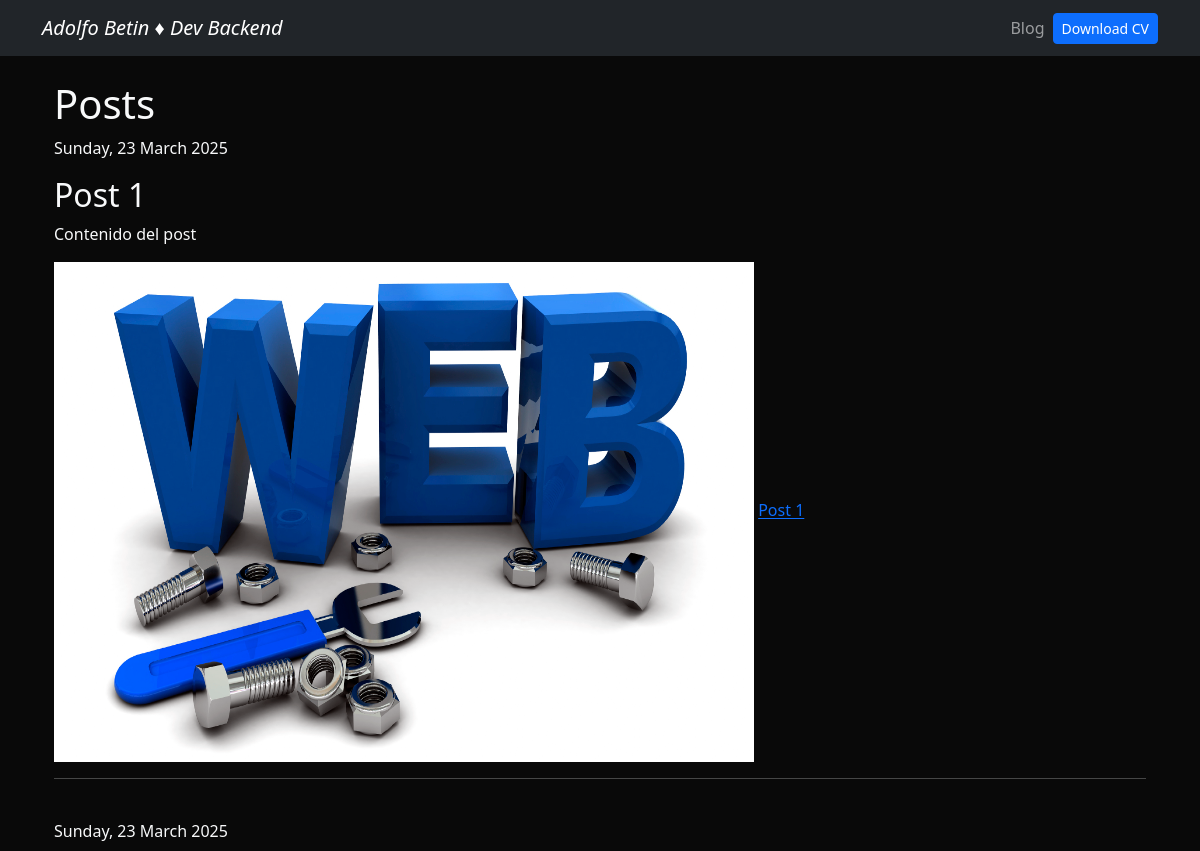
The page /blog/ (upper part) on the database as committed earlier.
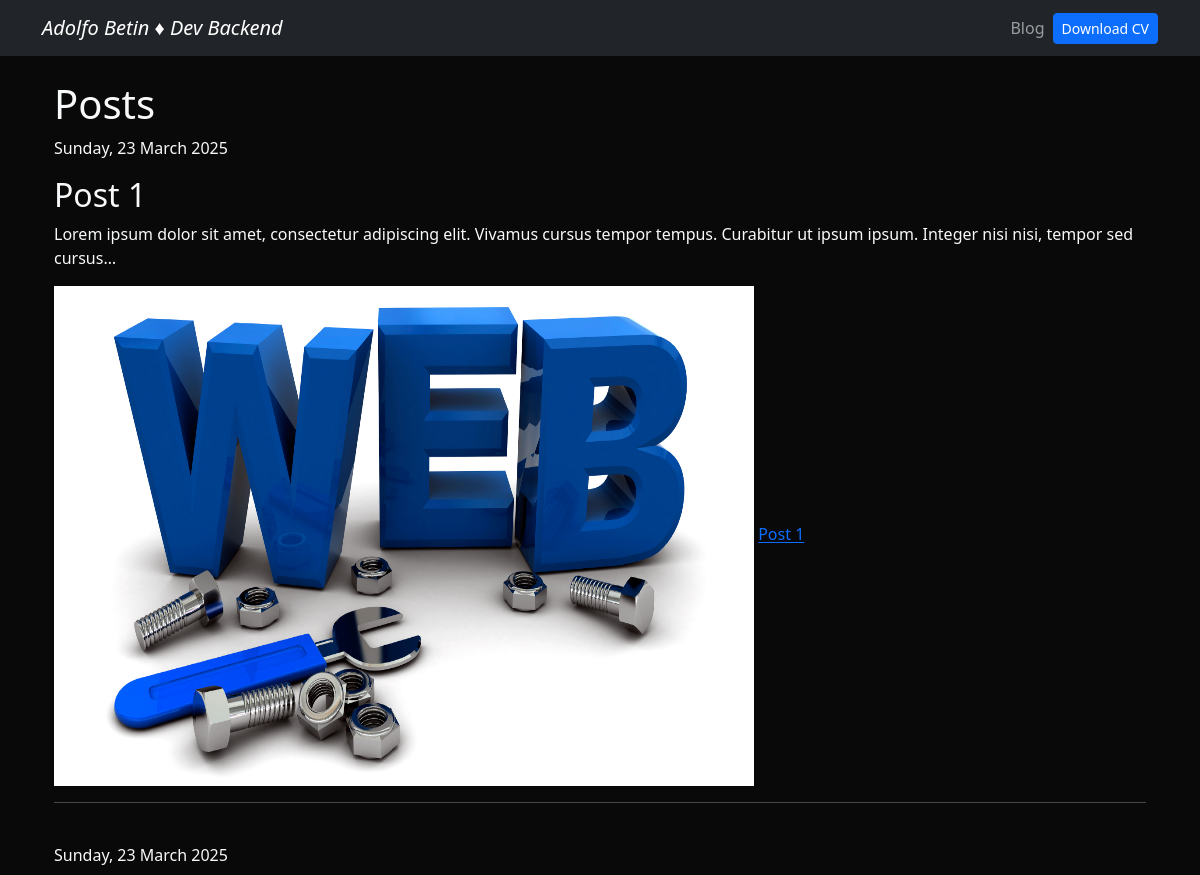
The same page on the database as committed later.
### blog/models.py (models this page shows)
class Post(models.Model):
    title = models.CharField(max_length=100)
    description = models.TextField()
    image = models.ImageField(upload_to='blog/images')
    date = models.DateField(default=datetime.date.today)

### blog/views.py (the view)
# urls.py: path('',render_posts, name='posts'),
def render_posts(request):
    posts = Post.objects.all()
    return render(request,'posts.html',{'posts':posts})

### blog/templates/posts.html
{% extends 'layout.html' %}
{% block content %}
<h1>Posts</h1>
{% for post in posts %}
    <p>{{post.date|date:"l, d F Y"}}<p>
    <h2>{{post.title}}</h2>
    <p>{{post.description|striptags|truncatechars:150}}</p>
    <img src="{{post.image.url}}" width="700" height="500" alt="{{post.title}}">
    <a href="{% url 'blog:post_detail' post.id %}">{{post.title}}</a>
    <hr>
    <br>
{% endfor %}
{% endblock %}

Rows that differ between the two databases and show on the page:
changed Post "Post 1": description "Contenido del post" → "Lorem ipsum dolor sit amet, consectetur adipiscing elit. Vivamus cursus tempor tempus. Curabitur ut ipsum ipsum. Integer nisi nisi, tempor sed cursus…"
